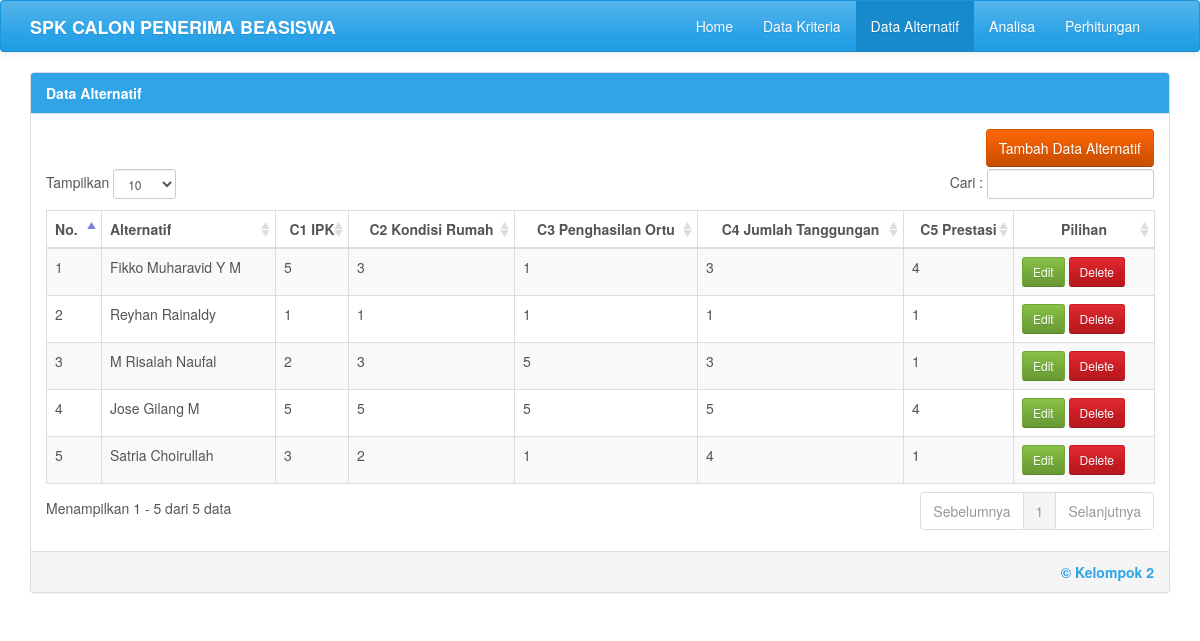
The page /alternatif.php on the database its author committed.
### tables this page shows
CREATE TABLE `alternatif` (
  `id_alternatif` varchar(20) NOT NULL,
  `alternatif` varchar(20) NOT NULL,
  `k1` varchar(20) NOT NULL,
  `k2` varchar(20) NOT NULL,
  `k3` varchar(20) NOT NULL,
  `k4` varchar(20) NOT NULL,
  `k5` varchar(20) NOT NULL
);

### alternatif.php (the view, shortened to what this page needs)
<?php
	include('configdb.php');
?>
<!DOCTYPE html>
<html lang="en"><head><meta http-equiv="Content-Type" content="text/html; charset=UTF-8">
	<link href="ui/css/cerulean.min.css" rel="stylesheet">
	<link rel="stylesheet" type="text/css" href="ui/css/datatables/dataTables.bootstrap.css">
  </head>
  <body>
      <nav class="navbar navbar-default">
        <div class="container">
          <div class="navbar-header">
            <a class="navbar-brand" href="#"><b><?php echo $_SESSION['judul'];?></b></a>
          </div>
          <div id="navbar" class="navbar-collapse collapse pull-right">
            <ul class="nav navbar-nav">
              <li><a href="index.php">Home</a></li>
              <li><a href="kriteria.php">Data Kriteria</a></li>
              <li class="active"><a href="#">Data Alternatif</a></li>
			  <li><a href="analisa.php">Analisa</a></li>
              <li><a href="perhitungan.php">Perhitungan</a></li>
			</ul>
          </div>
        </div>
      </nav>
		<div class="container">
      <div class="panel panel-primary">
		  <div class="panel-heading"><b>Data Alternatif</b></div>
						<?php
											$kriteria = $mysqli->query("select * from kriteria");
											$i=0;
											while ($row = $kriteria->fetch_assoc()) {
												@$k[$i] = $row["kriteria"];
												$i++;
											}
							$alternatif = $mysqli->query("select * from alternatif");
						?>
		  <div class="panel-body table-responsive">
			<a class='btn btn-warning pull-right' href='add-alternatif.php'> Tambah Data Alternatif</a><br /><br />
			<table id="example" class="table table-striped table-bordered table-hover" cellspacing="0" width="100%">
			<thead>
				<tr>
					<th>No.</th>
					<th>Alternatif</th>
					<th class="text-center"><?php echo ucwords($k[0]);?></th>
					<th class="text-center"><?php echo ucwords($k[1]);?></th>
					<th class="text-center"><?php echo ucwords($k[2]);?></th>
					<th class="text-center"><?php echo ucwords($k[3]);?></th>
					<th class="text-center"><?php echo ucwords($k[4]);?></th>
					<th class="text-center">Pilihan</th>
				</tr>
			</thead>
			<tbody>
										<?php
												$i = 1;
												while ($row = $alternatif->fetch_assoc()) {
													echo '<tr>';
													echo '<td>'.$i++.'</td>';
													echo '<td>'.ucwords($row["alternatif"]).'</td>';
													echo '<td>'.$row["k1"].'</td>';
													echo '<td>'.$row["k2"].'</td>';
													echo '<td>'.$row["k3"].'</td>';
													echo '<td>'.$row["k4"].'</td>';
													echo '<td>'.$row["k5"].'</td>';
													echo '<td>';
													?>
														  <a href="edit-alternatif.php?id=<?php echo $row['id_alternatif'];?>" class="btn btn-success btn-sm"><i class="fa fa-pencil"></i> Edit</a>
														  <a href="del.php?id=<?php echo $row['id_alternatif'];?>" onClick="return confirm('Menghapus data ke-<?php echo $i-1;?> Alternatif <?php echo $row['alternatif'];?> ?');" class="btn btn-danger btn-sm"><i class="fa fa-times"></i> Delete</a></td>
													<?php
													echo '</tr>';
												}
										?>
			</tbody>
			</table>
		  </div>
		  <div class="panel-footer text-primary text-right"><b><?php echo $_SESSION['by'];?></b><div class="pull-right"></div></div>
		</div>
    </div>
</body></html>

### rows shown on the page
alternatif: alternatif "Fikko Muharavid Y M", k1 "5", k2 "3", k3 "1", k4 "3", k5 "4"
alternatif: alternatif "Reyhan Rainaldy", k1 "1", k2 "1", k3 "1", k4 "1", k5 "1"
alternatif: alternatif "M Risalah Naufal", k1 "2", k2 "3", k3 "5", k4 "3", k5 "1"
alternatif: alternatif "Jose Gilang M", k1 "5", k2 "5", k3 "5", k4 "5", k5 "4"
alternatif: alternatif "Satria Choirullah", k1 "3", k2 "2", k3 "1", k4 "4", k5 "1"

### other values the page prints
$_SESSION['judul'] "SPK CALON PENERIMA BEASISWA"
$k[0] "C1 IPK"
$k[1] "C2 Kondisi Rumah"
$k[2] "C3 Penghasilan Ortu"
$k[3] "C4 Jumlah Tanggungan"
$k[4] "C5 Prestasi"
$_SESSION['by'] "© Kelompok 2"
